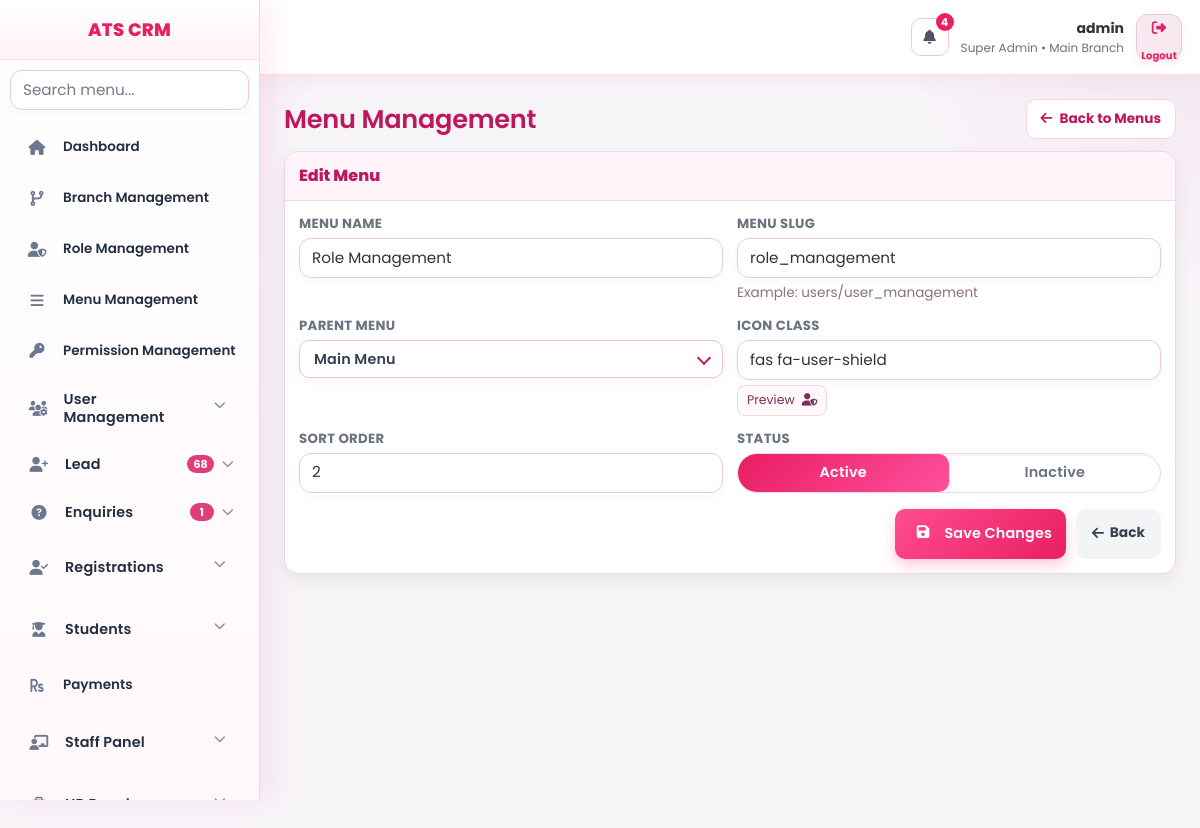
Screenshot of /index.php?page=menu_edit&id=7 (signed in) with the database file from the repository.
### tables this page shows
CREATE TABLE `menus` (
  `id` int(11) NOT NULL AUTO_INCREMENT,
  `menu_name` varchar(150) NOT NULL,
  `menu_slug` varchar(150) NOT NULL,
  `parent_id` int(11) DEFAULT NULL,
  `icon` varchar(100) DEFAULT NULL,
  `sort_order` int(11) DEFAULT 0,
  `status` tinyint(1) DEFAULT 1,
  `created_at` datetime DEFAULT current_timestamp(),
  `updated_at` datetime DEFAULT current_timestamp() ON UPDATE current_timestamp(),
  PRIMARY KEY (`id`)
);

### views/menu_edit.php (the view, shortened to what this page needs)
<?php
$protectedSlugs = ['menu_management'];
$id = (int)($_GET['id'] ?? 0);
$stmt = $pdo->prepare("SELECT * FROM menus WHERE id = ?");
$stmt->execute([$id]);
$menu = $stmt->fetch(PDO::FETCH_ASSOC);
$isProtected = in_array($menu['menu_slug'], $protectedSlugs, true);
?>
<div class="menu-edit-shell">
<div class="menu-edit-head">
<h2>Menu Management</h2>
<a href="index.php?page=menu_management" class="menu-head-back">
<i class="fas fa-arrow-left"></i> Back to Menus
</a>
</div>
<div class="menu-card">
<div class="menu-card-head">
<div class="menu-card-title">Edit Menu</div>
</div>
<div class="menu-form-wrap">
<form method="POST" id="menuEditForm" novalidate>
<div class="menu-grid">
<div class="menu-field">
<label>Menu Name</label>
<input type="text" name="menu_name"
value="<?=htmlspecialchars($menu['menu_name'])?>" required>
</div>
<div class="menu-field">
<label>Menu Slug</label>
<input type="text" name="menu_slug"
value="<?=htmlspecialchars($menu['menu_slug'])?>"
<?= $isProtected ? 'readonly' : '' ?> required>
<small>Example: users/user_management</small>
</div>
<div class="menu-field">
<label>Parent Menu</label>
</div>
<div class="menu-field">
<label>Icon Class</label>
<input type="text" name="icon"
value="<?=htmlspecialchars($menu['icon'] ?? '')?>"
placeholder="fas fa-users">
<div class="icon-preview">
<span>Preview</span>
<i id="iconPreview" class="<?=htmlspecialchars($menu['icon'] ?: 'fas fa-circle')?>"></i>
</div>
</div>
<div class="menu-field">
<label>Sort Order</label>
<input type="number" name="sort_order"
value="<?= (int)$menu['sort_order'] ?>" min="0">
</div>
<div class="menu-field">
<label>Status</label>
<?php if($isProtected): ?>
<div class="menu-status-lock"><i class="fas fa-lock"></i> Always Active for system menu</div>
<input type="hidden" name="status" value="1">
<?php else: ?>
<div class="menu-segment" role="tablist" aria-label="Menu status">
<button type="button" class="menu-segment-btn<?= ((int)$menu['status']===1)?' active':'' ?>" data-status="1">Active</button>
<button type="button" class="menu-segment-btn<?= ((int)$menu['status']===0)?' active':'' ?>" data-status="0">Inactive</button>
</div>
<?php endif; ?>
</div>
</div>
<div class="menu-actions">
<button type="submit" name="update_menu" class="menu-btn menu-save" id="saveMenuBtn">
<i class="fas fa-save"></i> Save Changes
</button>
<a href="index.php?page=menu_management" class="menu-back">
<i class="fas fa-arrow-left"></i>&nbsp; Back
</a>
</div>
</form>
</div>
</div>
</div>

### views/layout/sidebar.php (shortened to what this page needs)
<?php
$role_id     = $_SESSION['role_id'] ?? 0;
$currentPage = $_GET['page'] ?? '';
$sessionUserId = (int)($_SESSION['user_id'] ?? 0);
$sessionBranchId = (int)($_SESSION['branch_id'] ?? 0);
$dashboardSlug = $defaultPage ?? 'dashboard/superadmin';
$stmt = $pdo->prepare("
    SELECT m.*
    FROM menus m
    INNER JOIN role_permissions rp
        ON rp.menu_id = m.id
    WHERE rp.role_id = :role_id
      AND rp.can_view = 1
      AND m.status = 1
    ORDER BY m.parent_id ASC, m.sort_order ASC
");
$stmt->execute([
    'role_id' => $role_id
]);
$menus = $stmt->fetchAll(PDO::FETCH_ASSOC);
$menus = array_values(array_filter($menus, function($m) {
    $slug = $m['menu_slug'] ?? '';
    return !(
        strpos($slug, 'dashboard/') === 0
        || $slug === 'dashboard'
        || $slug === 'system/demo_reset'
    );
}));
$menuTree = [];
foreach ($menus as $menu) {
    if ($menu['parent_id'] === NULL) {
        $menuTree[$menu['id']] = $menu;
        $menuTree[$menu['id']]['children'] = [];
    }
}
foreach ($menus as $menu) {
    if ($menu['parent_id'] !== NULL && isset($menuTree[$menu['parent_id']])) {
        $menuTree[$menu['parent_id']]['children'][] = $menu;
    }
}
function isParentOpen($parent, $currentPage) {
    if (!isset($parent['children']) || empty($parent['children'])) return false;
    return false;
}
$isDashboardActive = ($currentPage === '' || strpos($currentPage, 'dashboard/') === 0);
$sidebarBadges = [
    'lead' => 0,
    'enquiries' => 0,
    'enquiries/followups' => 0,
];
try {
    $sidebarBadgeCacheKey = 'sidebar_badges_' . $sessionUserId;
    $cachedSidebarBadges = $_SESSION[$sidebarBadgeCacheKey] ?? null;
    $useBadgeCache = is_array($cachedSidebarBadges)
        && isset($cachedSidebarBadges['ts'], $cachedSidebarBadges['values'])
        && (time() - (int)$cachedSidebarBadges['ts']) <= 30
        && (int)($cachedSidebarBadges['role_id'] ?? 0) === (int)$role_id
        && (int)($cachedSidebarBadges['branch_id'] ?? 0) === (int)$sessionBranchId;
    if ($useBadgeCache) {
        $vals = (array)$cachedSidebarBadges['values'];
        foreach ($sidebarBadges as $k => $v) {
            if (isset($vals[$k])) $sidebarBadges[$k] = max(0, (int)$vals[$k]);
        }
    } else {
        $leadSql = "SELECT COUNT(*) FROM leads l WHERE l.status NOT IN ('converted','closed')";
        $leadParams = [];
        $stLead = $pdo->prepare($leadSql);
        $stLead->execute($leadParams);
        $sidebarBadges['lead'] = (int)($stLead->fetchColumn() ?: 0);
        $enqSql = "SELECT COUNT(*) FROM enquiries e WHERE e.status IN ('new','followup')";
        $enqParams = [];
        $stEnq = $pdo->prepare($enqSql);
        $stEnq->execute($enqParams);
        $sidebarBadges['enquiries'] = (int)($stEnq->fetchColumn() ?: 0);
        $fuSql = "
            SELECT COUNT(*)
            FROM enquiry_followups f
            INNER JOIN enquiries e ON e.id = f.enquiry_id
            WHERE LOWER(TRIM(COALESCE(f.status,'pending'))) = 'pending'
        ";
        $fuParams = [];
        $stFu = $pdo->prepare($fuSql);
        $stFu->execute($fuParams);
        $sidebarBadges['enquiries/followups'] = (int)($stFu->fetchColumn() ?: 0);
    }
} catch (Throwable $e) {
}
if (!function_exists('sidebarBadgeText')) {
    function sidebarBadgeText($count): string {
        $c = max(0, (int)$count);
        return $c > 99 ? '99+' : (string)$c;
    }
}
?>
<div class="sidebar" id="crmSidebar">
    <div class="logo"><?= APP_NAME ?></div>
    <div class="sidebar-search">
        <input
            type="text"
            id="sidebarMenuSearch"
            class="sidebar-search-input"
            placeholder="Search menu..."
            autocomplete="off"
        >
    </div>
    <ul class="menu-list">
        <li class="<?= $isDashboardActive ? 'active' : '' ?>">
            <a href="index.php?page=<?= htmlspecialchars($dashboardSlug) ?>" data-tooltip="Dashboard">
                <i class="fas fa-home"></i>
                <span class="menu-label">Dashboard</span>
            </a>
        </li>
        <?php foreach ($menuTree as $parent): ?>
            <?php
                $hasChildren  = !empty($parent['children']);
                $parentOpen   = isParentOpen($parent, $currentPage);
                $parentActive = ($currentPage === $parent['menu_slug']) || $parentOpen;
            ?>
            <li class="<?= $parentActive ? 'active' : '' ?> <?= $hasChildren ? 'has-children' : '' ?> <?= $parentOpen ? 'open' : '' ?>"<?= $hasChildren ? ' data-initial-open="' . ($parentOpen ? '1' : '0') . '"' : '' ?>>
                <?php if ($hasChildren): ?>
                    <?php $submenuId = 'submenu-' . (int)$parent['id']; ?>
                    <button
                        type="button"
                        class="menu-toggle"
                        data-menu-id="<?= (int)$parent['id'] ?>"
                        data-tooltip="<?= htmlspecialchars($parent['menu_name']) ?>"
                        aria-expanded="<?= $parentOpen ? 'true' : 'false' ?>"
                        aria-controls="<?= htmlspecialchars($submenuId) ?>"
                    >
                        <i class="<?= htmlspecialchars($parent['icon'] ?: 'fas fa-circle') ?>"></i>
                        <span class="menu-label"><?= htmlspecialchars($parent['menu_name']) ?></span>
                        <?php
                            $parentSlug = strtolower(trim((string)($parent['menu_slug'] ?? '')));
                            $parentName = strtolower(trim((string)($parent['menu_name'] ?? '')));
                            $parentBadgeCount = 0;
                            if ($parentSlug === 'lead' || strpos($parentName, 'lead') !== false) {
                                $parentBadgeCount = (int)($sidebarBadges['lead'] ?? 0);
                            } elseif ($parentSlug === 'enquiries' || strpos($parentName, 'enquir') !== false) {
                                $parentBadgeCount = (int)($sidebarBadges['enquiries'] ?? 0);
                            }
                        ?>
                        <?php if ($parentBadgeCount > 0): ?>
                            <span class="menu-tail">
                                <span class="menu-badge" data-modern-tooltip="Open <?= htmlspecialchars($parent['menu_name']) ?>: <?= (int)$parentBadgeCount ?>">
                                    <?= htmlspecialchars(sidebarBadgeText($parentBadgeCount)) ?>
                                </span>
                                <i class="fas fa-chevron-down caret"></i>
                            </span>
                        <?php else: ?>
                            <span class="menu-tail">
                                <i class="fas fa-chevron-down caret"></i>
                            </span>
                        <?php endif; ?>
                    </button>
                <?php else: ?>
                    <a href="index.php?page=<?= htmlspecialchars($parent['menu_slug']) ?>" data-tooltip="<?= htmlspecialchars($parent['menu_name']) ?>">
                        <i class="<?= htmlspecialchars($parent['icon'] ?: 'fas fa-circle') ?>"></i>
                        <span class="menu-label"><?= htmlspecialchars($parent['menu_name']) ?></span>
                    </a>
                <?php endif; ?>
            </li>
        <?php endforeach; ?>
    </ul>
</div>

### assets/css/modern-select.css (style rules this page uses)
:where(body,button,input,select,textarea,label,span,p,h1,h2,h3,h4,h5,h6,a,div) { font-family:'Poppins',sans-serif !important; }
:where(h2,.h2,.section-title) { font-size:clamp(1.6rem, 2vw, 2rem) !important; }
:where(body) { font-size:1rem !important; }
:where(p,.text-body,li) { font-size:0.95rem !important; }
:where(small,.small,.text-muted,.help-text,.form-text,.att-sub,.crm-note) { font-size:0.85rem !important; }
:where(label,.form-label,th,.table thead th,.dataTables_wrapper .dataTables_length label,.dataTables_wrapper .dataTables_filter label) { font-size:0.85rem !important; }
:where(input,select,textarea,.form-control,.form-select,.dataTables_wrapper .dataTables_filter input,.dataTables_wrapper .dataTables_length select) { font-size:0.95rem !important; }
:where(button,.btn,.dt-button,.crm-action-btn,.crm-icon-btn,.btn-icon-only,.action-btn,.targets-btn-icon,.iso-report-btn,.iso-report-action-btn) { font-size:0.9rem !important; }
:where(h2,.h2) { font-weight:600 !important; }
:where(p,li,td,.text-body,.text-muted,.help-text,.form-text,.small,small,.secondary-text) { font-weight:400 !important; }
:where(label,.form-label) { font-weight:500 !important; }
:where(input,select,textarea,.form-control,.form-select) { font-weight:400 !important; }
:where(input::placeholder,textarea::placeholder) { font-weight:400 !important; }
:where(button,.btn,.dt-button,.crm-action-btn,.crm-icon-btn,.btn-icon-only,.action-btn,.targets-btn-icon,.iso-report-btn,.iso-report-action-btn) { font-weight:600 !important; }
:where(.badge,.status-badge,.crm-status-badge,.status-pill,.badge-status,[data-status],.tooltip,.ui-tooltip,.floating-ui-tooltip__bubble) { font-weight:600 !important; }
:where(button,.btn,.crm-action-btn,.btn-filter,.btn-reset,.btn-add,.btn-excel,.action-btn,.btn-icon-only,.dt-button,.targets-btn-icon,.iso-report-btn,.iso-report-action-btn) { font-size:0.9rem !important; min-height:38px !important; padding:8px 14px !important; border-radius:10px !important; font-weight:600 !important; }
button, .btn, .crm-action-btn, .btn-filter, .btn-reset, .btn-add, .btn-excel, .action-btn, .btn-icon-only, a.btn, input[type="button"], input[type="submit"], input[type="reset"], [role="button"] { font-size: 0.92rem; min-height: 38px; padding: 8px 14px; border-radius: 10px; font-weight: 600; }
.btn-icon-only, .crm-action-btn, .action-btn, .btn-sm, .btn-xs, button.btn-icon, a.btn-icon, .btn i:only-child, button i:only-child { font-size: 0.9rem; min-height: 34px; padding: 8px; border-radius: 10px; font-weight: 600; }

### assets/css/brand.css (style rules this page uses)
:root { --crm-font-family:'Poppins',sans-serif; --crm-primary:#e91e63; --crm-primary-dark:#c2185b; --crm-primary-light:#fce4ec; --crm-accent:#ff4d8d; --crm-text:#333333; --crm-text-muted:#6b7280; --crm-bg-light:#fff7fa; --crm-border:#f3c6d3; --crm-surface:#ffffff; --crm-link:#be185d; --crm-gradient-primary:linear-gradient(135deg,var(--crm-accent),var(--crm-primary)); }
:root { --primary:var(--crm-primary); --primary-dark:var(--crm-primary-dark); --primary-light:var(--crm-primary-light); --text-dark:var(--crm-text); --text-light:var(--crm-text-muted); --bg-light:var(--crm-bg-light); --border:var(--crm-border); --white:var(--crm-surface); }
:where(body,button,input,select,textarea,label,span,p,h1,h2,h3,h4,h5,h6,a,div) { font-family:var(--crm-font-family) !important; }
a { color:var(--crm-link); }
.sidebar .logo { color:var(--crm-primary) !important; }

### rows the page displays
menus: menu_name "Branch Management"
menus: menu_name "Role Management", menu_slug "role_management", icon "fas fa-user-shield", sort_order "2"
menus: menu_name "Menu Management"
menus: menu_name "Permission Management"
menus: menu_name "User Management"
menus: menu_name "Lead", parentBadgeCount "68"
menus: menu_name "Enquiries", parentBadgeCount "1"
menus: menu_name "Registrations"
menus: menu_name "Students"
menus: menu_name "Payments"
menus: menu_name "Staff Panel"

### other values shown
$topNotificationCount "4"
$user_name "admin"
$user_role "Super Admin"
$branch_name "Main Branch"
APP_NAME "ATS CRM"
